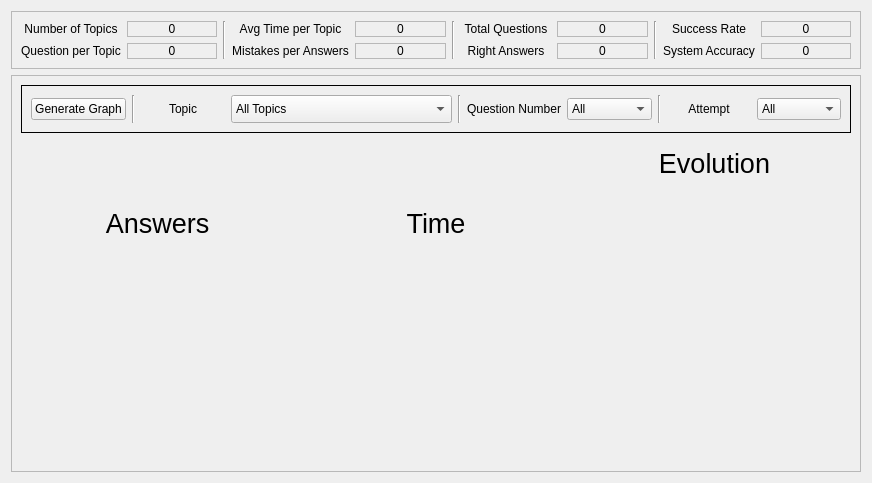
          <widget class="QWidget" name="tab_12">
           <attribute name="title">
            <string>Information</string>
           </attribute>
           <layout class="QVBoxLayout" name="verticalLayout_19">
            <item>
             <widget class="QFrame" name="frame_81">
              <property name="frameShape">
               <enum>QFrame::StyledPanel</enum>
              </property>
              <property name="frameShadow">
               <enum>QFrame::Raised</enum>
              </property>
              <layout class="QGridLayout" name="gridLayout_59">
               <item row="0" column="0">
                <widget class="QLabel" name="label_216">
                 <property name="text">
                  <string>Number of Topics</string>
                 </property>
                 <property name="alignment">
                  <set>Qt::AlignCenter</set>
                 </property>
                </widget>
               </item>
               <item row="0" column="1">
                <widget class="QLabel" name="label_218">
                 <property name="frameShape">
                  <enum>QFrame::StyledPanel</enum>
                 </property>
                 <property name="text">
                  <string>0</string>
                 </property>
                 <property name="alignment">
                  <set>Qt::AlignCenter</set>
                 </property>
                </widget>
               </item>
               <item row="0" column="2" rowspan="2">
                <widget class="Line" name="line_21">
                 <property name="orientation">
                  <enum>Qt::Vertical</enum>
                 </property>
                </widget>
               </item>
               <item row="0" column="3">
                <widget class="QLabel" name="label_223">
                 <property name="layoutDirection">
                  <enum>Qt::LeftToRight</enum>
                 </property>
                 <property name="text">
                  <string>Avg Time per Topic</string>
                 </property>
                 <property name="alignment">
                  <set>Qt::AlignCenter</set>
                 </property>
                </widget>
               </item>
               <item row="0" column="4">
                <widget class="QLabel" name="label_220">
                 <property name="frameShape">
                  <enum>QFrame::StyledPanel</enum>
                 </property>
                 <property name="text">
                  <string>0</string>
                 </property>
                 <property name="alignment">
                  <set>Qt::AlignCenter</set>
                 </property>
                </widget>
               </item>
               <item row="0" column="5" rowspan="2">
                <widget class="Line" name="line_23">
                 <property name="orientation">
                  <enum>Qt::Vertical</enum>
                 </property>
                </widget>
               </item>
               <item row="0" column="6">
                <widget class="QLabel" name="label_215">
                 <property name="text">
                  <string>Total Questions</string>
                 </property>
                 <property name="alignment">
                  <set>Qt::AlignCenter</set>
                 </property>
                </widget>
               </item>
               <item row="0" column="7">
                <widget class="QLabel" name="label_226">
                 <property name="frameShape">
                  <enum>QFrame::StyledPanel</enum>
                 </property>
                 <property name="text">
                  <string>0</string>
                 </property>
                 <property name="alignment">
                  <set>Qt::AlignCenter</set>
                 </property>
                </widget>
               </item>
               <item row="0" column="8" rowspan="2">
                <widget class="Line" name="line_22">
                 <property name="orientation">
                  <enum>Qt::Vertical</enum>
                 </property>
                </widget>
               </item>
               <item row="0" column="9">
                <widget class="QLabel" name="label_224">
                 <property name="text">
                  <string>Success Rate</string>
                 </property>
                 <property name="alignment">
                  <set>Qt::AlignCenter</set>
                 </property>
                </widget>
               </item>
               <item row="0" column="10">
                <widget class="QLabel" name="label_213">
                 <property name="frameShape">
                  <enum>QFrame::StyledPanel</enum>
                 </property>
                 <property name="text">
                  <string>0</string>
                 </property>
                 <property name="alignment">
                  <set>Qt::AlignCenter</set>
                 </property>
                </widget>
               </item>
               <item row="1" column="0">
                <widget class="QLabel" name="label_212">
                 <property name="text">
                  <string>Question per Topic</string>
                 </property>
                 <property name="alignment">
                  <set>Qt::AlignCenter</set>
                 </property>
                </widget>
               </item>
               <item row="1" column="1">
                <widget class="QLabel" name="label_211">
                 <property name="frameShape">
                  <enum>QFrame::StyledPanel</enum>
                 </property>
                 <property name="text">
                  <string>0</string>
                 </property>
                 <property name="alignment">
                  <set>Qt::AlignCenter</set>
                 </property>
                </widget>
               </item>
               <item row="1" column="3">
                <widget class="QLabel" name="label_222">
                 <property name="text">
                  <string>Mistakes per Answers</string>
                 </property>
                 <property name="alignment">
                  <set>Qt::AlignCenter</set>
                 </property>
                </widget>
               </item>
               <item row="1" column="4">
                <widget class="QLabel" name="label_225">
                 <property name="frameShape">
                  <enum>QFrame::StyledPanel</enum>
                 </property>
                 <property name="text">
                  <string>0</string>
                 </property>
                 <property name="alignment">
                  <set>Qt::AlignCenter</set>
                 </property>
                </widget>
               </item>
               <item row="1" column="6">
                <widget class="QLabel" name="label_217">
                 <property name="text">
                  <string>Right Answers</string>
                 </property>
                 <property name="alignment">
                  <set>Qt::AlignCenter</set>
                 </property>
                </widget>
               </item>
               <item row="1" column="7">
                <widget class="QLabel" name="label_219">
                 <property name="frameShape">
                  <enum>QFrame::StyledPanel</enum>
                 </property>
                 <property name="text">
                  <string>0</string>
                 </property>
                 <property name="alignment">
                  <set>Qt::AlignCenter</set>
                 </property>
                </widget>
               </item>
               <item row="1" column="9">
                <widget class="QLabel" name="label_221">
                 <property name="text">
                  <string>System Accuracy</string>
                 </property>
                 <property name="alignment">
                  <set>Qt::AlignCenter</set>
                 </property>
                </widget>
               </item>
               <item row="1" column="10">
                <widget class="QLabel" name="label_214">
                 <property name="frameShape">
                  <enum>QFrame::StyledPanel</enum>
                 </property>
                 <property name="text">
                  <string>0</string>
                 </property>
                 <property name="alignment">
                  <set>Qt::AlignCenter</set>
                 </property>
                </widget>
               </item>
              </layout>
             </widget>
            </item>
            <item>
             <widget class="QFrame" name="frame_19">
              <property name="frameShape">
               <enum>QFrame::StyledPanel</enum>
              </property>
              <property name="frameShadow">
               <enum>QFrame::Raised</enum>
              </property>
              <layout class="QGridLayout" name="gridLayout_66">
               <item row="1" column="0">
                <widget class="QWidget" name="widget" native="true">
                 <property name="minimumSize">
                  <size>
                   <width>273</width>
                   <height>323</height>
                  </size>
                 </property>
                 <property name="maximumSize">
                  <size>
                   <width>273</width>
                   <height>323</height>
                  </size>
                 </property>
                 <layout class="QVBoxLayout" name="verticalLayout_21">
                  <item>
                   <widget class="QLabel" name="label_109">
                    <property name="font">
                     <font>
                      <pointsize>20</pointsize>
                     </font>
                    </property>
                    <property name="text">
                     <string>Answers</string>
                    </property>
                    <property name="alignment">
                     <set>Qt::AlignCenter</set>
                    </property>
                   </widget>
                  </item>
                  <item>
                   <widget class="QLabel" name="eval_std_perf_graph">
                    <property name="text">
                     <string/>
                    </property>
                    <property name="pixmap">
                     <pixmap resource="imgs.qrc">:/imgs/pie.jpg</pixmap>
                    </property>
                    <property name="scaledContents">
                     <bool>true</bool>
                    </property>
                   </widget>
                  </item>
                 </layout>
                </widget>
               </item>
               <item row="1" column="1">
                <widget class="QWidget" name="widget_3" native="true">
                 <property name="minimumSize">
                  <size>
                   <width>272</width>
                   <height>323</height>
                  </size>
                 </property>
                 <property name="maximumSize">
                  <size>
                   <width>272</width>
                   <height>323</height>
                  </size>
                 </property>
                 <layout class="QVBoxLayout" name="verticalLayout_22">
                  <item>
                   <widget class="QLabel" name="label_167">
                    <property name="font">
                     <font>
                      <pointsize>20</pointsize>
                     </font>
                    </property>
                    <property name="text">
                     <string>Time</string>
                    </property>
                    <property name="alignment">
                     <set>Qt::AlignCenter</set>
                    </property>
                   </widget>
                  </item>
                  <item>
                   <widget class="QLabel" name="eval_time_graph">
                    <property name="text">
                     <string/>
                    </property>
                    <property name="pixmap">
                     <pixmap resource="imgs.qrc">:/imgs/graph.png</pixmap>
                    </property>
                    <property name="scaledContents">
                     <bool>true</bool>
                    </property>
                   </widget>
                  </item>
                 </layout>
                </widget>
               </item>
               <item row="1" column="2">
                <widget class="QWidget" name="widget_5" native="true">
                 <property name="minimumSize">
                  <size>
                   <width>273</width>
                   <height>323</height>
                  </size>
                 </property>
                 <property name="maximumSize">
                  <size>
                   <width>273</width>
                   <height>323</height>
                  </size>
                 </property>
                 <layout class="QVBoxLayout" name="verticalLayout_9">
                  <item>
                   <widget class="QLabel" name="label_169">
                    <property name="font">
                     <font>
                      <pointsize>20</pointsize>
                     </font>
                    </property>
                    <property name="text">
                     <string>Evolution</string>
                    </property>
                    <property name="alignment">
                     <set>Qt::AlignCenter</set>
                    </property>
                   </widget>
                  </item>
                  <item>
                   <widget class="QLabel" name="eval_evolution_graph">
                    <property name="minimumSize">
                     <size>
                      <width>255</width>
                      <height>271</height>
                     </size>
                    </property>
                    <property name="maximumSize">
                     <size>
                      <width>255</width>
                      <height>271</height>
                     </size>
                    </property>
                    <property name="text">
                     <string/>
                    </property>
                    <property name="pixmap">
                     <pixmap resource="imgs.qrc">:/imgs/lines.png</pixmap>
                    </property>
                    <property name="scaledContents">
                     <bool>true</bool>
                    </property>
                   </widget>
                  </item>
                 </layout>
                </widget>
               </item>
               <item row="0" column="0" colspan="3">
                <widget class="QFrame" name="horizontalFrame_2">
                 <property name="frameShape">
                  <enum>QFrame::Panel</enum>
                 </property>
                 <layout class="QHBoxLayout" name="horizontalLayout_18">
                  <item>
                   <widget class="QPushButton" name="eval_generate_graph">
                    <property name="text">
                     <string>Generate Graph</string>
                    </property>
                   </widget>
                  </item>
                  <item>
                   <widget class="Line" name="line_20">
                    <property name="orientation">
                     <enum>Qt::Vertical</enum>
                    </property>
                   </widget>
                  </item>
                  <item>
                   <widget class="QLabel" name="label_166">
                    <property name="text">
                     <string>Topic</string>
                    </property>
                    <property name="alignment">
                     <set>Qt::AlignCenter</set>
                    </property>
                   </widget>
                  </item>
                  <item>
                   <widget class="QComboBox" name="eval_subject_comboBox_2">
                    <property name="minimumSize">
                     <size>
                      <width>221</width>
                      <height>28</height>
                     </size>
                    </property>
                    <property name="editable">
                     <bool>false</bool>
                    </property>
                    <item>
                     <property name="text">
                      <string>All Topics</string>
                     </property>
                    </item>
                   </widget>
                  </item>
                  <item>
                   <widget class="Line" name="line_18">
                    <property name="orientation">
                     <enum>Qt::Vertical</enum>
                    </property>
                   </widget>
                  </item>
                  <item>
                   <widget class="QLabel" name="label_195">
                    <property name="text">
                     <string>Question Number</string>
                    </property>
                    <property name="alignment">
                     <set>Qt::AlignCenter</set>
                    </property>
                   </widget>
                  </item>
                  <item>
                   <widget class="QComboBox" name="comboBox_8">
                    <item>
                     <property name="text">
                      <string>All</string>
                     </property>
                    </item>
                   </widget>
                  </item>
                  <item>
                   <widget class="Line" name="line_19">
                    <property name="orientation">
                     <enum>Qt::Vertical</enum>
                    </property>
                   </widget>
                  </item>
                  <item>
                   <widget class="QLabel" name="label_196">
                    <property name="text">
                     <string>Attempt</string>
                    </property>
                    <property name="alignment">
                     <set>Qt::AlignCenter</set>
                    </property>
                   </widget>
                  </item>
                  <item>
                   <widget class="QComboBox" name="comboBox_10">
                    <item>
                     <property name="text">
                      <string>All</string>
                     </property>
                    </item>
                   </widget>
                  </item>
                 </layout>
                </widget>
               </item>
              </layout>
             </widget>
            </item>
           </layout>
          </widget>
